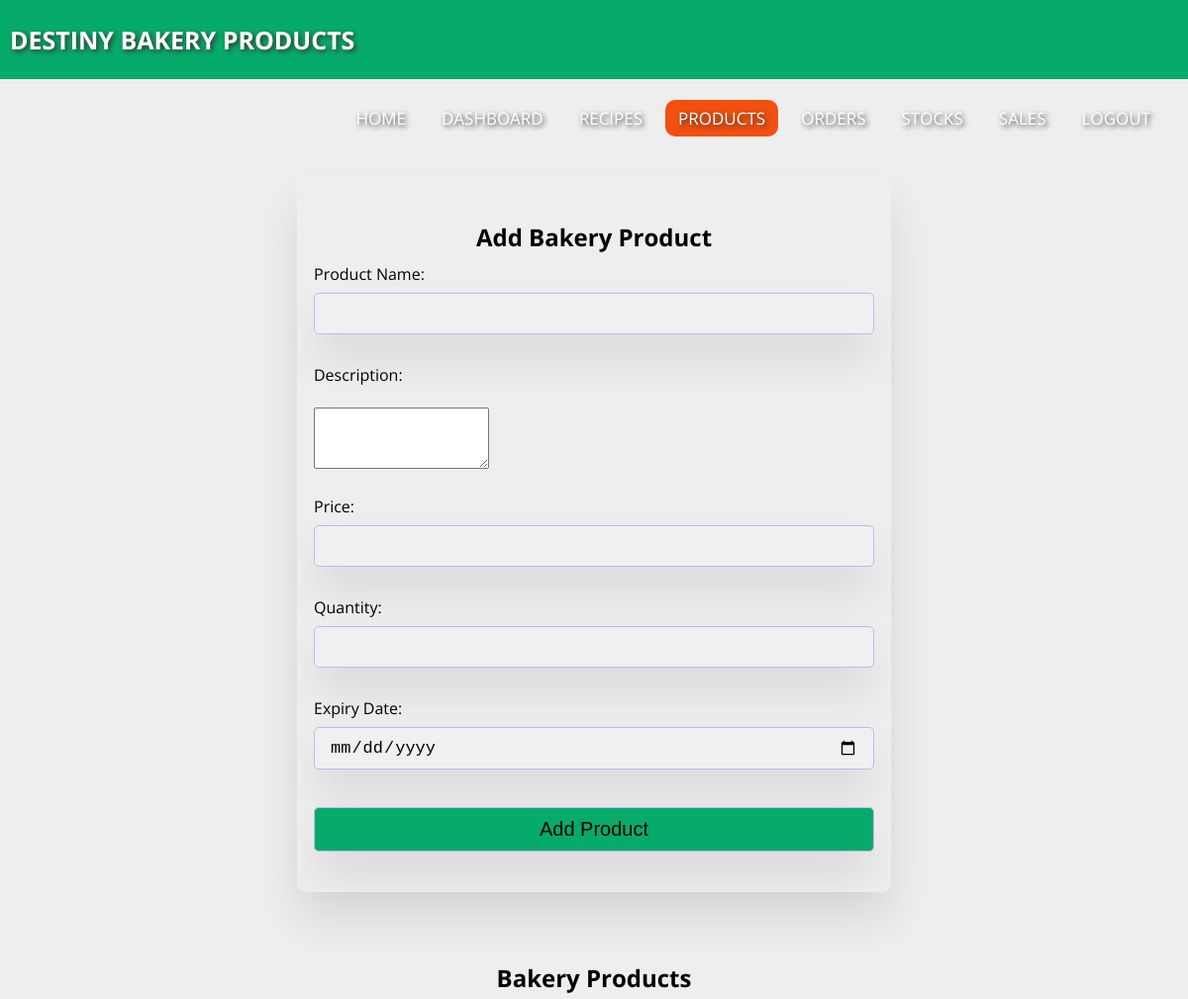
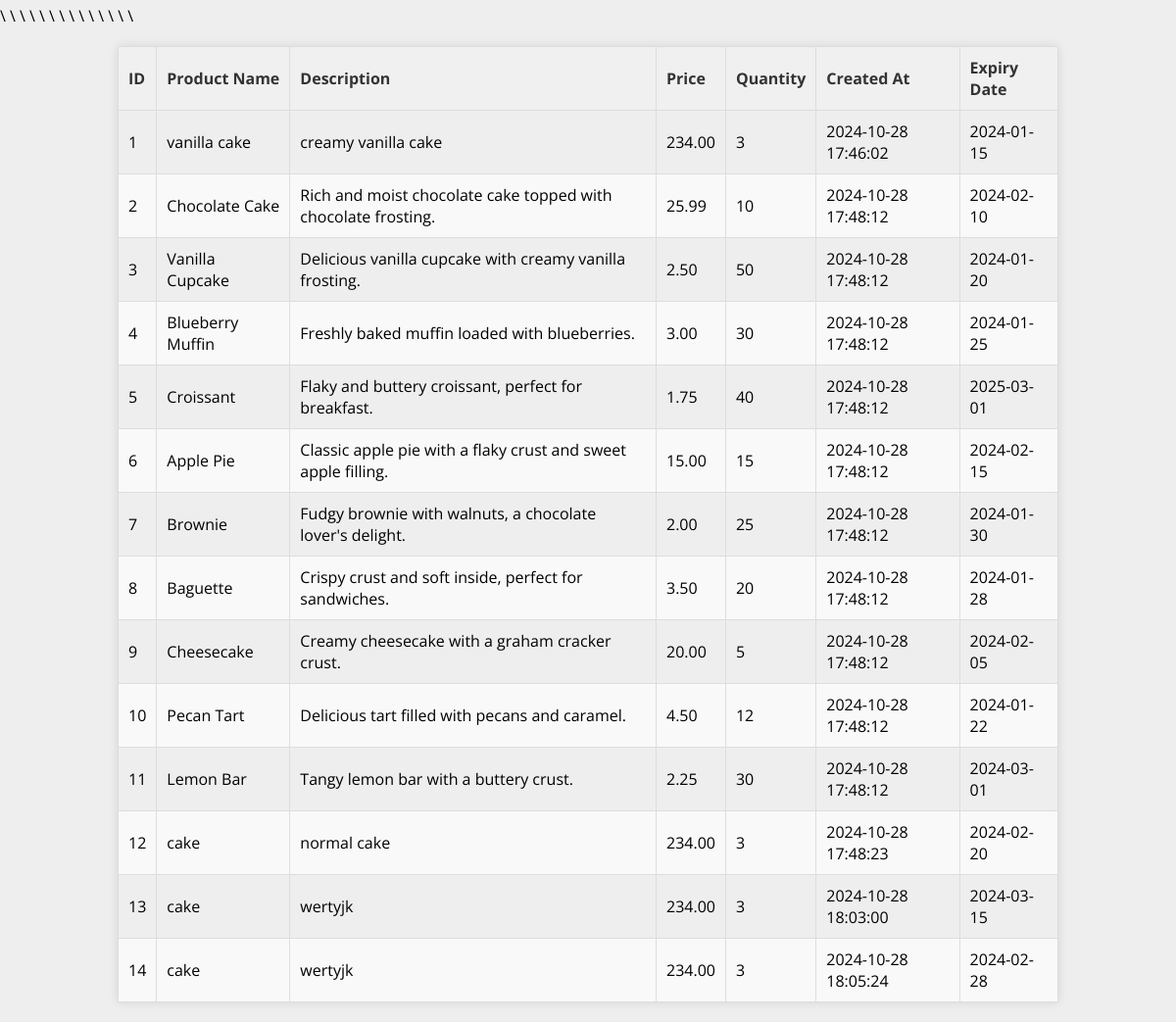
The page /products.php (signed in) on the database its author committed (2 pictures, top to bottom).
### tables this page shows
CREATE TABLE `bakery_products` (
  `id` int(11) NOT NULL,
  `product_name` varchar(100) NOT NULL,
  `description` text DEFAULT NULL,
  `price` decimal(10,2) NOT NULL,
  `quantity` int(11) NOT NULL,
  `created_at` timestamp NOT NULL DEFAULT current_timestamp(),
  `expiry_date` date DEFAULT NULL
);

### products.php (the view, shortened to what this page needs)
<?php
@include 'config.php';
$stmt = $pdo->query("SELECT * FROM bakery_products");
$products = $stmt->fetchAll();
?>
<!DOCTYPE html>
<html lang="en">
<head>
    <link rel="stylesheet" href="style.css">
</head>
<body>
    <nav>
        <label class="logo">DESTINY BAKERY PRODUCTS</label>
        <ul>
            <li><a href="index.html">Home</a></li>
            <li><a href="admin_dashboard.php">DASHBOARD</a></li>
            <li><a href="recipes.php">RECIPES</a></li>
            <li><a class="active" href="products.php">PRODUCTS</a></li>
            <li><a href="orders.php">ORDERS</a></li>
            <li><a href="stock.php">STOCKS</a></li>
            <li><a href="sales.php">SALES</a></li>
            <li><a href="logout.php">LOGOUT</a></li>
        </ul>
    </nav>
    <div class="form-container">
        <form action="" method="POST">
            <h2 class="h2title">Add Bakery Product</h2>
            <label for="product_name">Product Name:</label>
            <input type="text" id="product_name" name="product_name" required>
            <br>
            <br>
            <label for="description">Description:</label>
            <br>
            <br>
            <textarea id="description" name="description" rows="4"></textarea>
            <br>
            <br>
            <label for="price">Price:</label>
            <input type="number" step="0.01" id="price" name="price" required>
            <br>
            <br>
            <label for="quantity">Quantity:</label>
            <input type="number" id="quantity" name="quantity" required>
            <br>
            <br>
            <label for="expiry_date">Expiry Date:</label>
            <input type="date" id="expiry_date" name="expiry_date" required>
            <br>
            <br>
            <input type="submit" name="submit" value="Add Product" class="form-btn">
        </form>
    </div>
    <div class="table-container">
        <h2 class="h2title" justify-content="center" text-align="center">Bakery Products</h2>
        <table>
            <thead>
                <tr>
                    <th>ID</th>
                    <th>Product Name</th>
                    <th>Description</th>
                    <th>Price</th>
                    <th>Quantity</th>
                    <th>Created At</th>
                    <th>Expiry Date</th>
                </tr>
            </thead>
            <tbody>
                <?php if ($products): ?>
                <?php foreach ($products as $product): ?>
                <tr>
                    <td><?php echo htmlspecialchars($product['id']); ?></td>
                    <td><?php echo htmlspecialchars($product['product_name']); ?></td>
                    <td><?php echo htmlspecialchars($product['description']); ?></td>
                    <td><?php echo htmlspecialchars($product['price']); ?></td>
                    <td><?php echo htmlspecialchars($product['quantity']); ?></td>
                    <td><?php echo htmlspecialchars($product['created_at']); ?></td>\
                    <td><?php echo htmlspecialchars($product['expiry_date']); ?></td>
                </tr>
                <?php endforeach; ?>
                <?php else: ?>
                <tr>
                    <td colspan="7">No products found.</td>
                </tr>
                <?php endif; ?>
            </tbody>
        </table>
    </div>
</body>
</html>

### style.css (style rules this page uses)
* { padding: 0; margin: 0; text-decoration: none; list-style: none; box-sizing: border-box; }
body { overflow-x: hidden; font-family: "Open Sans", sans-serif; background: #eee; }
nav { background: #07ab69; height: 80px; width: 100%; }
label.logo { color: white; font-size: 25px; line-height: 80px; padding: 0 100px; font-weight: bold; padding-left: 10px; padding-right: 0px; text-shadow: 2px 2px 5px #333; }
nav ul { float: right; margin-right: 20px; }
nav ul li { display: inline-block; float: left; line-height: 80px; margin: 0 5px; text-shadow: 2px 2px 5px #333; }
nav ul li a { color: white; font-size: 17px; padding: 7px 13px; border-radius: 10px; text-transform: uppercase; }
a.active, a:hover { background: #f25010; transition: 0.5s; border-radius: 10px; }
.h2title { text-align: center; margin: 10px; }
.form-container { min-height: 80vh; display: flex; align-items: center; justify-content: center; padding: 20px; padding-bottom: 60px; margin-top: 5rem; }
.form-container form { background-color: rgba(255, 255, 255, 0.05); border: 1px solid rgba(255, 255, 255, 0.1); box-shadow: 0 25px 45px rgba(0, 0, 0, 0.1); backdrop-filter: blur(20px); width: 50vw; position: relative; padding: 2rem 1rem; border-radius: 10px; }
.form-container form input, .form-container form select { background-color: rgba(255, 255, 255, 0.05); border: 1px solid rgba(255, 255, 255, 0.1); box-shadow: 0 25px 45px rgba(0, 0, 0, 0.1); backdrop-filter: blur(20px); border: 1px solid #c7b3f5; width: 100%; padding: 10px 15px; font-size: 17px; margin: 8px 0; border-radius: 5px; }
.form-container form .form-btn { background: #07ab69; font-size: 20px; cursor: pointer; }
table { border-collapse: collapse; width: 80%; margin: 20px auto; border: 1px solid #ddd; box-shadow: 0 0 10px rgba(0, 0, 0, 0.1); }
th, td { border: 1px solid #ddd; padding: 10px; text-align: left; }
th { background-color: #f0f0f0; font-weight: bold; color: #333; }
tr:nth-child(even) { background-color: #f9f9f9; }

### rows shown on the page
bakery_products: id "1", product_name "vanilla cake", description "creamy vanilla cake", price "234.00", quantity "3", created_at "2024-10-28 17:46:02", expiry_date "2024-01-15"
bakery_products: id "2", product_name "Chocolate Cake", description "Rich and moist chocolate cake topped with chocolate frosting.", price "25.99", quantity "10", created_at "2024-10-28 17:48:12", expiry_date "2024-02-10"
bakery_products: id "3", product_name "Vanilla Cupcake", description "Delicious vanilla cupcake with creamy vanilla frosting.", price "2.50", quantity "50", created_at "2024-10-28 17:48:12", expiry_date "2024-01-20"
bakery_products: id "4", product_name "Blueberry Muffin", description "Freshly baked muffin loaded with blueberries.", price "3.00", quantity "30", created_at "2024-10-28 17:48:12", expiry_date "2024-01-25"
bakery_products: id "5", product_name "Croissant", description "Flaky and buttery croissant, perfect for breakfast.", price "1.75", quantity "40", created_at "2024-10-28 17:48:12", expiry_date "2025-03-01"
bakery_products: id "6", product_name "Apple Pie", description "Classic apple pie with a flaky crust and sweet apple filling.", price "15.00", quantity "15", created_at "2024-10-28 17:48:12", expiry_date "2024-02-15"
bakery_products: id "7", product_name "Brownie", description "Fudgy brownie with walnuts, a chocolate lover's delight.", price "2.00", quantity "25", created_at "2024-10-28 17:48:12", expiry_date "2024-01-30"
bakery_products: id "8", product_name "Baguette", description "Crispy crust and soft inside, perfect for sandwiches.", price "3.50", quantity "20", created_at "2024-10-28 17:48:12", expiry_date "2024-01-28"
bakery_products: id "9", product_name "Cheesecake", description "Creamy cheesecake with a graham cracker crust.", price "20.00", quantity "5", created_at "2024-10-28 17:48:12", expiry_date "2024-02-05"
bakery_products: id "10", product_name "Pecan Tart", description "Delicious tart filled with pecans and caramel.", price "4.50", quantity "12", created_at "2024-10-28 17:48:12", expiry_date "2024-01-22"
bakery_products: id "11", product_name "Lemon Bar", description "Tangy lemon bar with a buttery crust.", price "2.25", quantity "30", created_at "2024-10-28 17:48:12", expiry_date "2024-03-01"
bakery_products: id "12", product_name "cake", description "normal cake", price "234.00", quantity "3", created_at "2024-10-28 17:48:23", expiry_date "2024-02-20"
bakery_products: id "13", product_name "cake", description "wertyjk", price "234.00", quantity "3", created_at "2024-10-28 18:03:00", expiry_date "2024-03-15"
bakery_products: id "14", product_name "cake", description "wertyjk", price "234.00", quantity "3", created_at "2024-10-28 18:05:24", expiry_date "2024-02-28"
